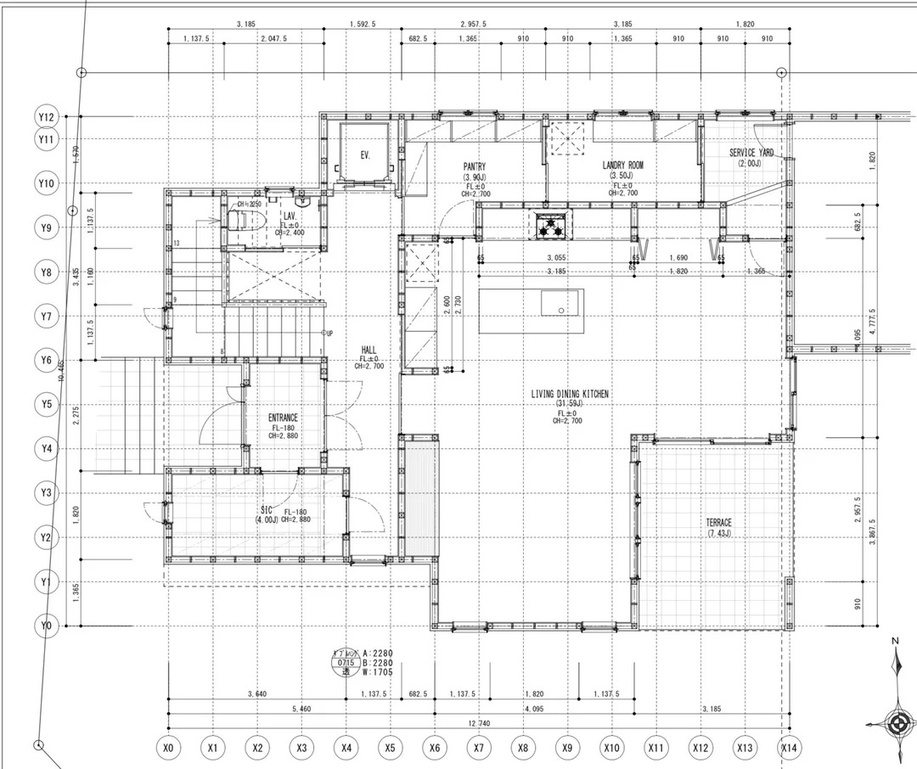
#> input picture floor_plan.jpg, 917 x 769 px, shrunk from 1080 x 906 before the run
$ python python.py
#> lines starting #> are read from the running program, lines starting #| are printed output that depends on the picture; after the words box and inside, x2 and y2 are one past the last pixel; in counts of white or black regions, pixels touching at a corner belong together
import cv2
import numpy as np

def remove_grid_lines():
    # Load image
    image_path = "floor_plan.jpg"
    src = cv2.imread(image_path, cv2.IMREAD_COLOR)
#> src is the input picture: shape (769, 917, 3); min 0, max 255, mean 242
    if src is None:
        print("Could not open or find the image!")
        return

    # Convert to grayscale
    gray = cv2.cvtColor(src, cv2.COLOR_BGR2GRAY)

    # Apply Otsu's thresholding for better binarization
    _, bw = cv2.threshold(gray, 0, 255, cv2.THRESH_BINARY + cv2.THRESH_OTSU)
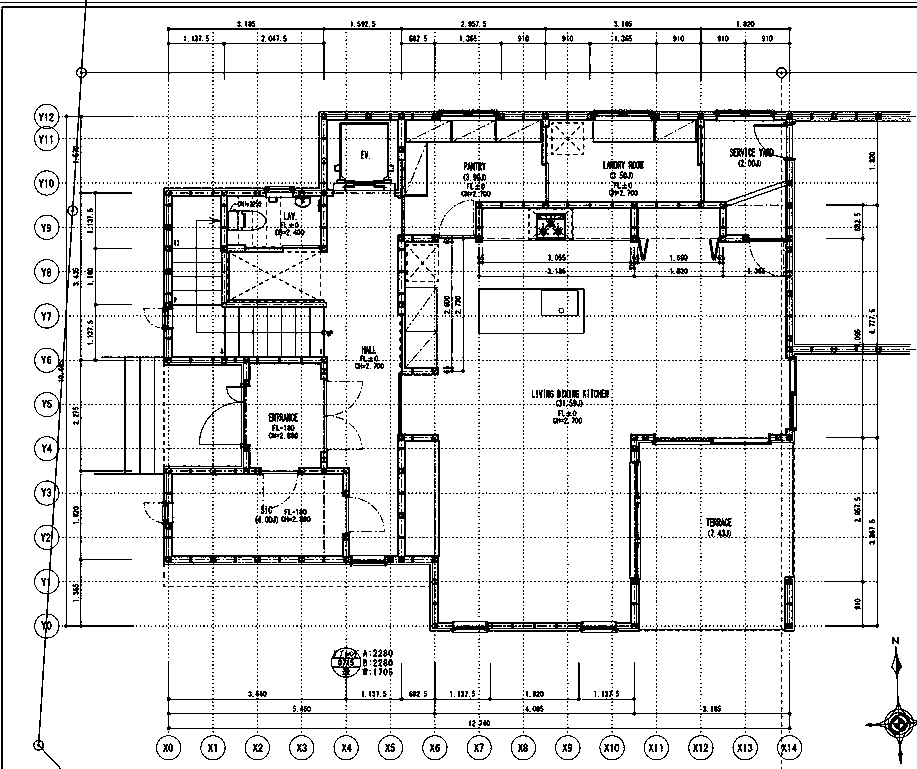
#> bw: shape (769, 917); 89.4% white; black in thin lines or dots

    # Save binary image
    cv2.imwrite("binary_output.jpg", bw)

    # Extract horizontal and vertical lines
    horizontal = bw.copy()
    vertical = bw.copy()

    # Define horizontal structure
    horizontal_size = max(10, horizontal.shape[1] // 40)
#> horizontal_size = 22
    horizontalStructure = cv2.getStructuringElement(cv2.MORPH_RECT, (horizontal_size, 1))
    horizontal = cv2.erode(horizontal, horizontalStructure)
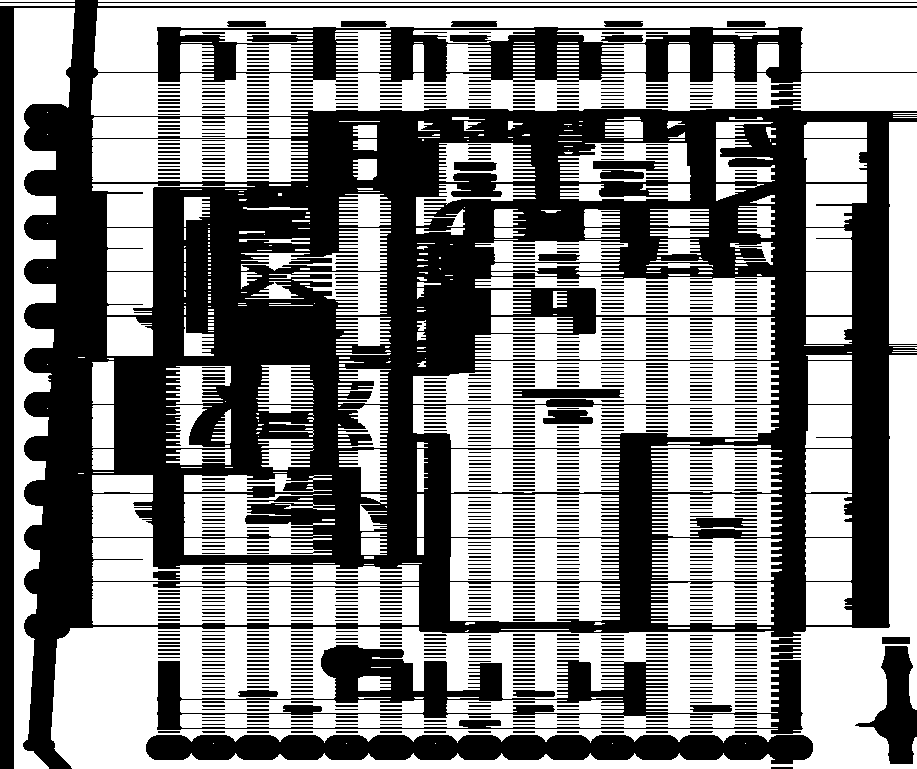
#> horizontal: shape (769, 917); 51.3% white; 1012 black regions, largest, box (x1, y1, x2, y2) and area: (0, 0, 917, 769) 265943, (157, 645, 803, 734) 16532, (146, 735, 813, 764) 15324
    horizontal = cv2.dilate(horizontal, horizontalStructure)
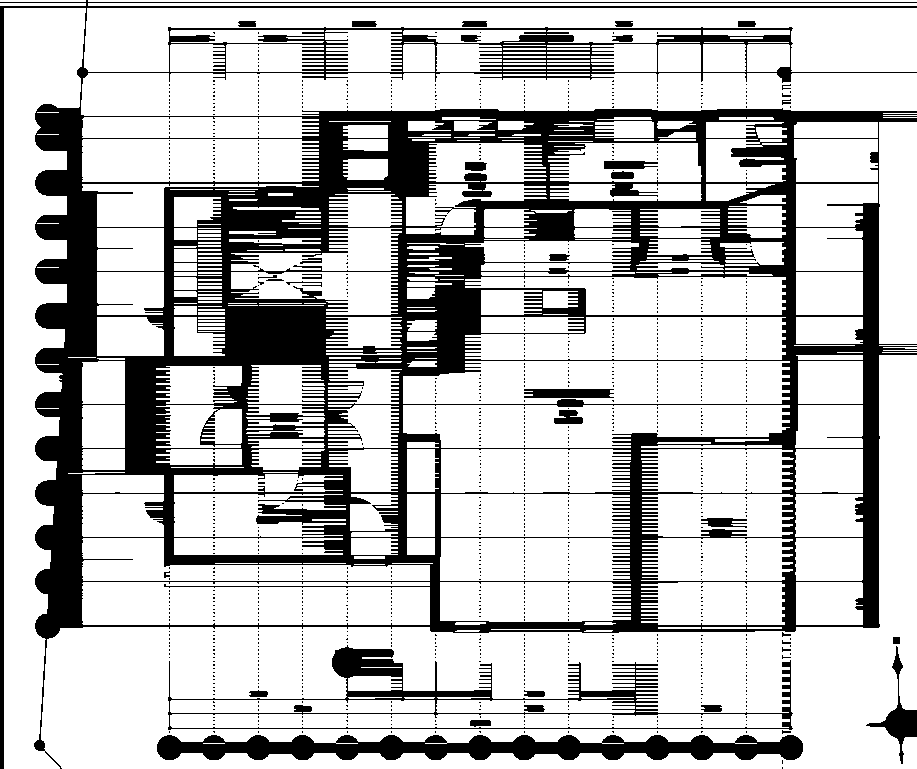
#> horizontal: shape (769, 917); 74.9% white; 1073 black regions (1036 under 20 px), largest, box (x1, y1, x2, y2) and area: (0, 0, 917, 769) 152306, (157, 735, 803, 760) 10469, (168, 645, 793, 730) 6877

    # Define vertical structure
    vertical_size = max(10, vertical.shape[0] // 40)
#> vertical_size = 19
    verticalStructure = cv2.getStructuringElement(cv2.MORPH_RECT, (1, vertical_size))
#> verticalStructure = 19 values from 1 to 1
    vertical = cv2.erode(vertical, verticalStructure)
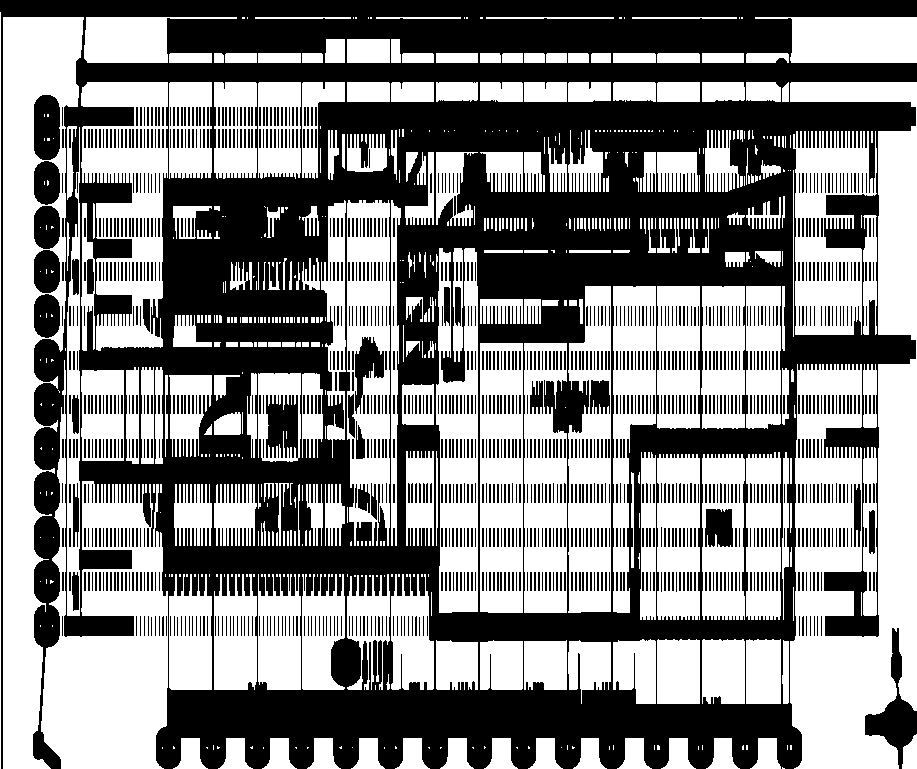
#> vertical: shape (769, 917); 50.9% white; 1086 black regions (196 under 20 px), largest, box (x1, y1, x2, y2) and area: (0, 0, 917, 769) 298898, (865, 628, 917, 769) 2327, (34, 95, 60, 160) 1526
    vertical = cv2.dilate(vertical, verticalStructure)
#> vertical: shape (769, 917); 74.9% white; 1122 black regions (1090 under 20 px), largest, box (x1, y1, x2, y2) and area: (0, 0, 917, 769) 167113, (865, 637, 917, 769) 1220, (268, 404, 298, 449) 962

    # Combine both masks to remove grid lines
    grid = cv2.add(horizontal, vertical)
#> grid: shape (769, 917); 85.4% white; 3827 black regions (3631 under 20 px), largest, box (x1, y1, x2, y2) and area: (79, 109, 916, 633) 53225, (77, 27, 917, 84) 5315, (0, 0, 917, 769) 4281
    mask = cv2.bitwise_not(grid)
    cleaned = cv2.bitwise_and(bw, mask)
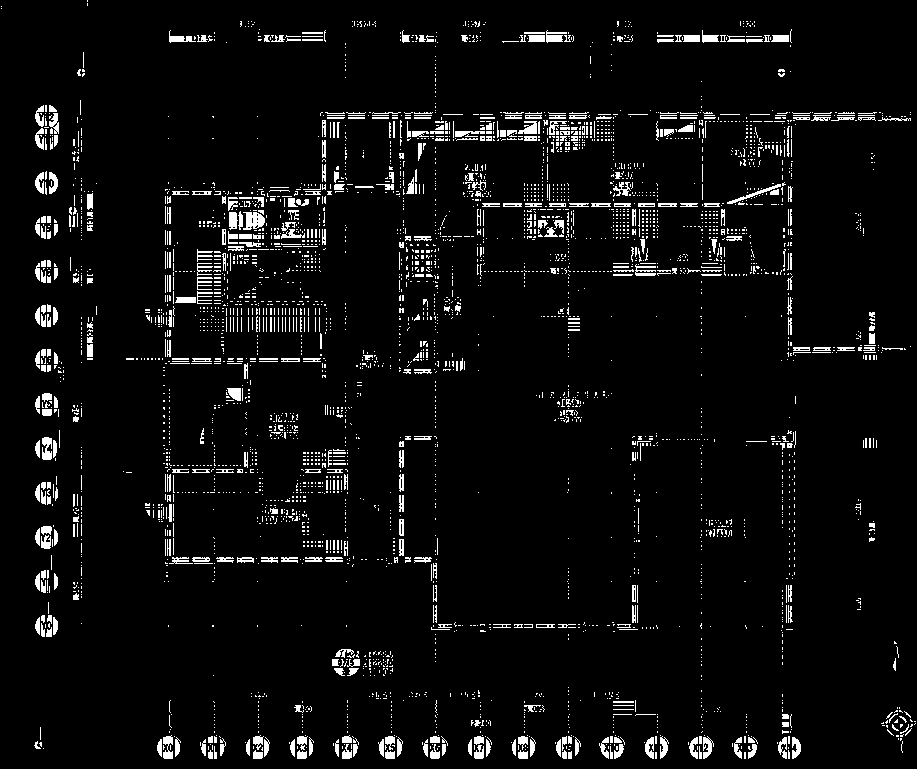
#> cleaned: shape (769, 917); 5% white in thin lines or dots

    # Save the grid mask and cleaned image
    cv2.imwrite("grid_mask.jpg", grid)
    cv2.imwrite("grid_removed.jpg", cleaned)

    # Use inpainting to fill the removed grid areas
    inpainted = cv2.inpaint(src, grid, 3, cv2.INPAINT_TELEA)
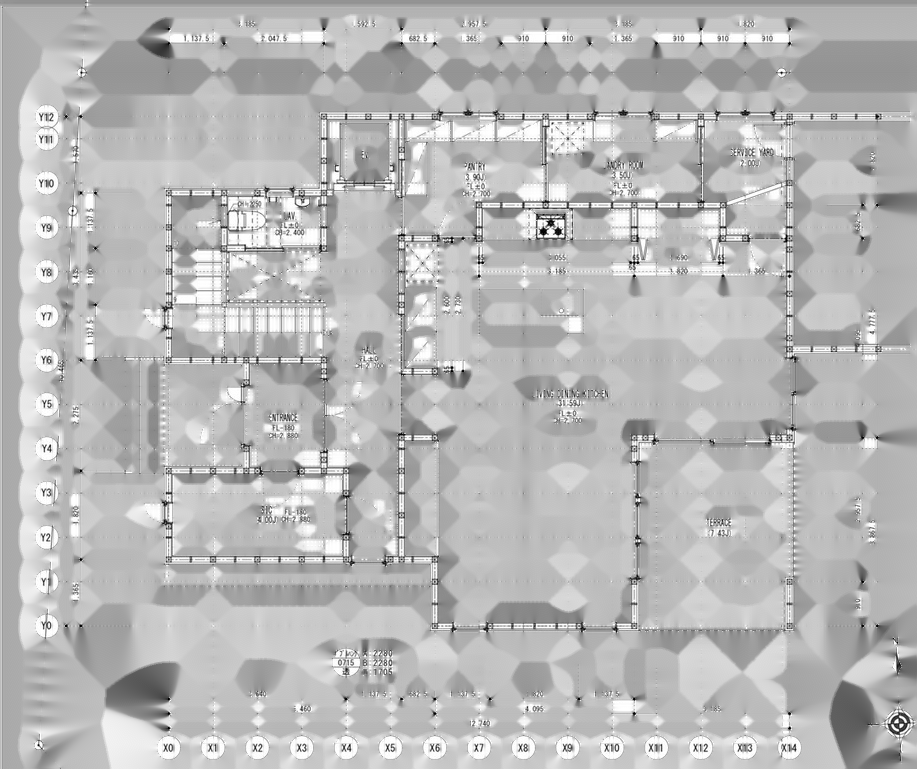
#> inpainted: shape (769, 917, 3); min 0, max 255, mean 185

    # Show results
    cv2.imshow("Original", src)
    cv2.imshow("Binary", bw)
    cv2.imshow("Grid Mask", grid)
    cv2.imshow("Grid Removed", cleaned)
    cv2.imshow("Inpainted Result", inpainted)

    cv2.waitKey(0)
    cv2.destroyAllWindows()

# Example usage
remove_grid_lines()
